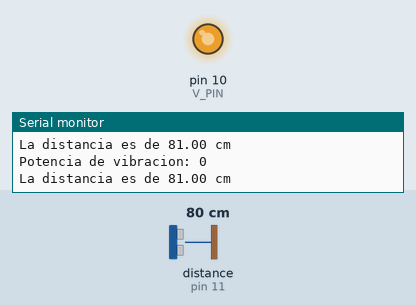
Recording of a sketch running on a simulated Arduino Uno, built with avr-gcc and run on an emulated ATmega328P. Parts: output pins drawn as LEDs (lit = HIGH), the last lines printed to the serial monitor. The test bench sets the inputs (shaded band); at power-on: distance to the obstacle (sensor on pin 11) 80 cm. The echo pulse lasts 58.3 µs per cm.

Above: at 1.2 s.
1.3 s: distance to the obstacle (sensor on pin 11) set to 299 cm
At 2.6 s:
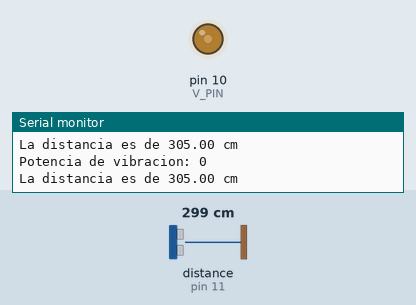
2.9 s: distance to the obstacle (sensor on pin 11) set to 120 cm
At 3.9 s:
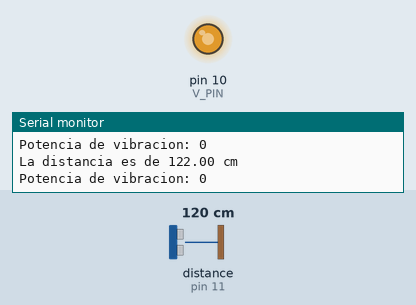
4.4 s: distance to the obstacle (sensor on pin 11) set to 2 cm
At 5.5 s:
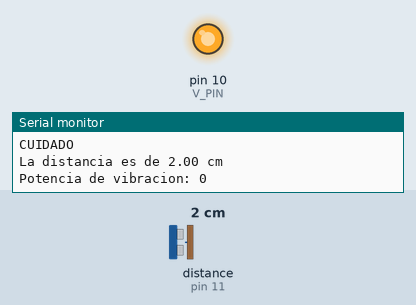
Timing chart, 0 to 7.4 s (numbered marks = the images above; inputs shaded):
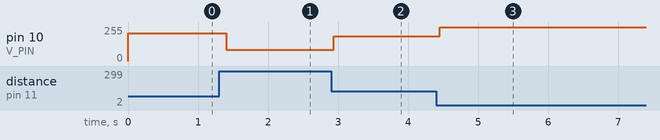

The sketch:

SenseBand.ino
```cpp
#include <NewPing.h>

#define TRIGGER_PIN 12
#define ECHO_PIN 11
#define MAX_DISTANCE 450

NewPing US(TRIGGER_PIN, ECHO_PIN, MAX_DISTANCE);

int V_PIN = 10;

void setup() {
  // Inicializa la comunicación serial y el pin de salida
  Serial.begin(9600);
  pinMode(V_PIN, OUTPUT);
}

void loop() {
  // Mide la distancia
  float distance = US.ping_cm();

  // Inicializa la potencia de vibración
  int PL = 0;

   Serial.print("La distancia es de ");
   Serial.print(distance);
   Serial.println(" cm");
   Serial.print("Potencia de vibracion: ");
   Serial.println(PL);


  // Solo se ajusta la potencia si se detecta una distancia válida
  if (distance > 0) {
    // Mapea la distancia a la potencia del vibrador
    // Cuanto más cerca esté el objeto, mayor será la potencia
    PL = map(distance, 0, MAX_DISTANCE, 255, 0); // 255 para 0 cm, 0 para MAX_DISTANCE
    PL = constrain(PL, 0, 255); // Asegura que PL esté entre 0 y 255

    // Controla la potencia del vibrador
    analogWrite(V_PIN, PL);

    // Imprime la distancia y la potencia en el Monitor Serial
    // Mensaje de advertencia si el objeto está muy cerca
    if (distance <= 10) {
      Serial.println("CUIDADO");
    }
  } else {
    // Si no se detecta nada, espera un segundo y muestra un mensaje
    delay(3000);
    Serial.println("No se ha detectado nada");
  }

  // Retraso para evitar lecturas excesivas
  delay(100);
}
```

Measured:
- after the input at 1.3 s, pin 10 (V_PIN): 210/255 → 83/255 after 0.10 s
- after the input at 2.9 s, pin 10 (V_PIN): 83/255 → 186/255 at once
- after the input at 4.4 s, pin 10 (V_PIN): 186/255 → 254/255 after 0.05 s
